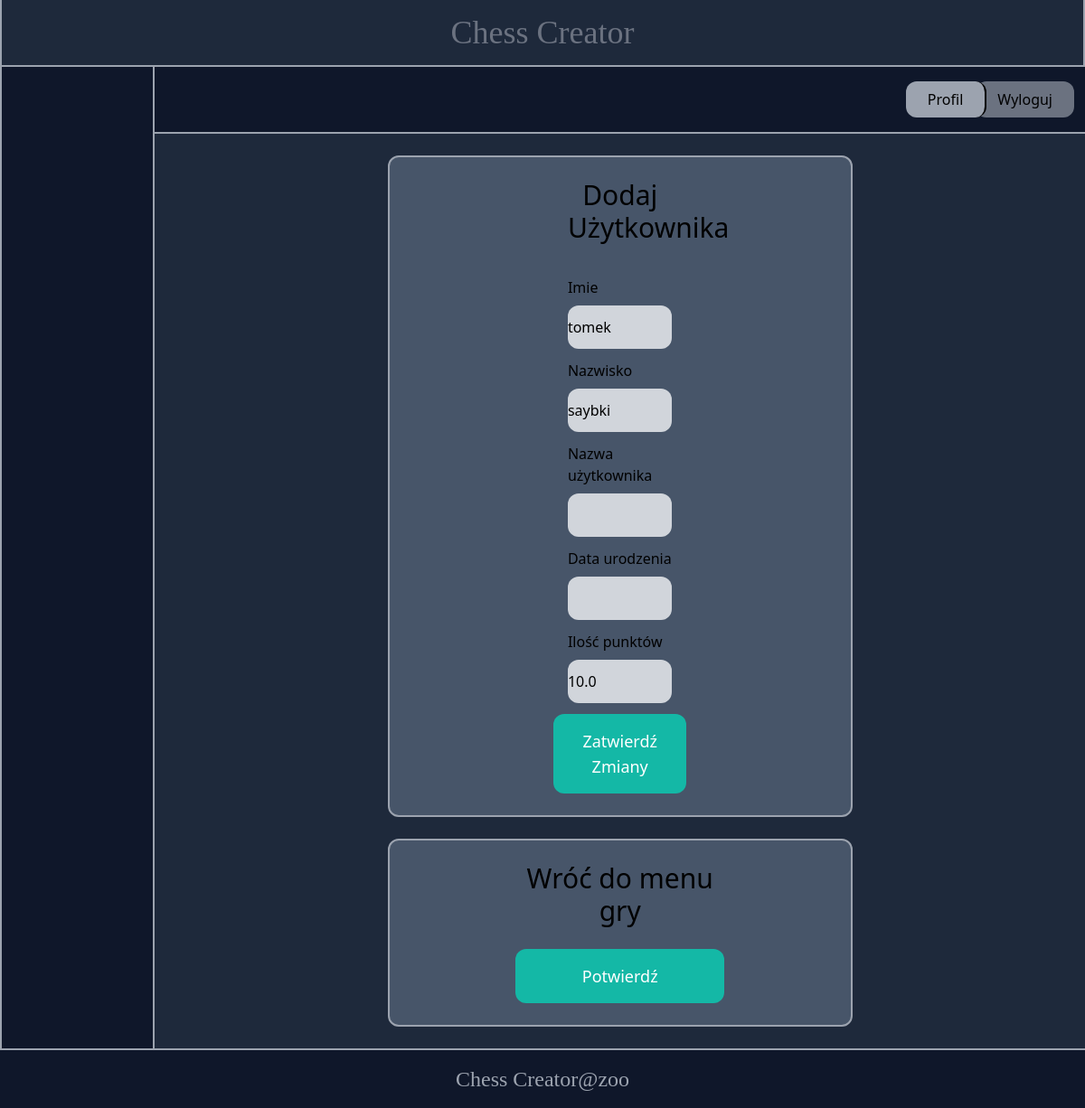
The page /chess/players/6/22/ (signed in) on the database its author committed.
### chesstour/models.py (models this page shows, shortened)
class Chess_Player(models.Model):
    name = models.CharField(max_length=50)
    surname = models.CharField(max_length=50)
    username = models.CharField(max_length=50)
    rating = models.FloatField(default=0)
    birth_date = models.DateField(null=True, blank=True)
    tournament = models.ForeignKey(Chess_Tournament, on_delete=models.CASCADE)
    white_games = models.IntegerField(default=0)
    class Meta:
        ordering = ('name',)

### chesstour/views.py (the view, shortened to what this page needs)
# urls.py: path('players/<int:pk>/<int:spk>/', views.manage_players, name='manage_players'),
@login_required
def manage_players(request, pk,spk):
    if Chess_Tournament.objects.get(pk=pk).created_by!=request.user:
        return redirect('core:manage')
    player=Chess_Player.objects.get(pk=spk)
    form=PlayerForm(instance=player)
    return render(request, 'chesstour/manage_players.html', {'form': form, 'player': player})

### chesstour/forms.py
class PlayerForm(forms.ModelForm):
    tournament = forms.ModelChoiceField(required=False,queryset=Chess_Tournament.objects.all(), widget=forms.HiddenInput())
    username = forms.CharField(required=False,widget=forms.TextInput(attrs={'class': 'form-control rounded-xl py-3 w-full bg-gray-300'}))
    birth_date = forms.DateField(required=False,widget=forms.TextInput(attrs={'class': 'form-control rounded-xl py-3 w-full bg-gray-300'}))
    rating = forms.FloatField(required=False,widget=forms.TextInput(attrs={'class': 'form-control rounded-xl py-3 w-full bg-gray-300'}))
    class Meta:
        model = Chess_Player
        fields = ['name', 'surname', 'username', 'birth_date','rating']
        widgets = {
            'name': forms.TextInput(attrs={'class': 'form-control rounded-xl py-3 w-full bg-gray-300'}),
            'surname': forms.TextInput(attrs={'class': 'form-control rounded-xl py-3 w-full bg-gray-300'}),
        }

### chesstour/templates/chesstour/manage_players.html (shortened to what this page needs)
{% extends 'core/base.html' %}
{% block content %}
    <div class="w-1/2 my-6 mx-auto p-6 bg-slate-600 rounded-xl border-gray-400 border-2">
        <div class="justify-center flex flex-col mx-auto w-1/2">
            <div class="justify-center flex flex-col mx-auto w-1/2">
                <h1 class="mb-6 text-3xl text-center">Dodaj Użytkownika</h1>
                <form method="post">
                    <div class="my-3">
                        <label class="inline-block mb-2">Imie</label><br>
                        {{form.name}}
                    </div>
                    <div class="my-3">
                        <label class="inline-block mb-2">Nazwisko</label><br>
                        {{form.surname}}
                    </div>
                    <div class="my-3">
                        <label class="inline-block mb-2">Nazwa użytkownika</label><br>
                        {{form.username}}
                    </div>
                    <div class="my-3">
                        <label class="inline-block mb-2">Data urodzenia</label><br>
                        {{form.birth_date}}
                    </div>
                    <div class="my-3">
                        <label class="inline-block mb-2">Ilość punktów</label><br>
                        {{form.rating}}
                    </div>
                    <div class="flex justify-center">
                        <button class="py-4 px-8 text-lg rounded-xl bg-teal-500 hover:bg-teal-700 text-white text-center" name="player_form">Zatwierdź Zmiany</button>
                    </div>
                </form>
            </div>
        </div>
    </div>
    <div class="w-1/2 my-6 mx-auto p-6 bg-slate-600 rounded-xl border-gray-400 border-2">
        <div class="justify-center flex flex-col mx-auto w-1/2">
            <h1 class="mb-6 text-3xl text-center">Wróć do menu gry</h1>
            <a href="{% url 'chesstour:edit' player.tournament.id %}" class="py-4 px-8 text-lg rounded-xl bg-teal-500 hover:bg-teal-700 text-white text-center" name="tournament_form">Potwierdź</a>
        </div>
    </div>
{%endblock%}

### rows shown on the page
Chess_Player: name "tomek", surname "saybki", rating "10.0"
